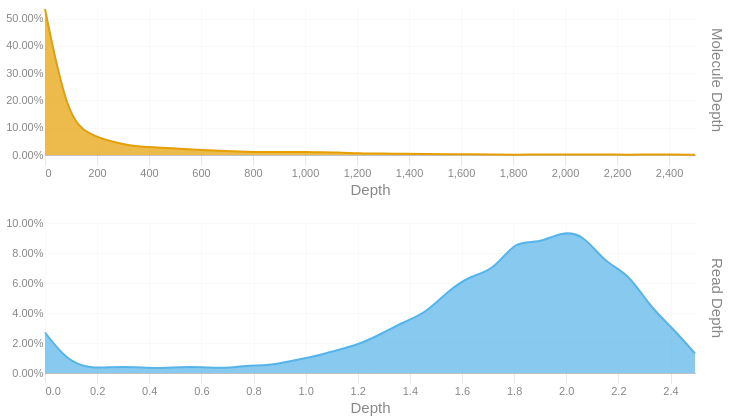

The code cell stored with this chart in its notebook:
### Code cell
readdep = depth_hist(tb['Read Depth'], q99, 3)
readdep = readdep.with_columns(pl.lit('Read Depth').alias('Metric'))
if not SKIPLR:
    moldep = depth_hist(tb['Molecule Depth'], mol_q99, 1)
    moldep = moldep.with_columns(pl.lit('Molecule Depth').alias('Metric'))
    _hist = pl.concat([readdep, moldep])
    _hist = _hist.filter(pl.col('Proportion') != 0)
    with SafeRender(_hist):
        (
            alt.Chart(_hist)        
            .mark_area(interpolate = "basis")
            .encode(
                x=alt.X('Bin:Q').scale(domainMin=0).axis(alt.Axis(title='Depth')),
                y = alt.Y('Proportion:Q', title = None).axis(format = '.2%'),
                color = alt.Color('Metric:N').legend(None),
                row = alt.Row("Metric:N").header(title = None, labelOrient = 'right'),
                tooltip = [
                    alt.Tooltip("Metric:N", title = "Metric"),
                    alt.Tooltip('Interval:N', title = "Depth Interval"),
                    alt.Tooltip('Proportion:Q', title = "% Alignments").format('.2%')
                ]
            )
            .resolve_scale(x='independent', y='independent')
            .properties(
                height = 150, width = 650,
                usermeta={'embedOptions': {'downloadFileName': f'{samplename}.depth.hist'}}
            )
        ).display()
else:
    readdep = readdep.filter(pl.col('Proportion') != 0)
    with SafeRender(readdep):
        (
            alt.Chart(readdep)        
            .mark_area(interpolate = "basis")
            .encode(
                x=alt.X('Bin:Q').scale(domainMin=0).axis(alt.Axis(title='Depth')),
                y = alt.Y('Proportion:Q', title = None).axis(format = '.2%'),
                tooltip = [
                    alt.Tooltip('Interval:N', title = "Depth Interval"),
                    alt.Tooltip('Proportion:Q', title = "% Alignments").format('.2%')
                ]
            )
            .properties(
                usermeta={'embedOptions': {'downloadFileName': f'{samplename}.depth.hist'}}
            )
        ).display()

### Figure 1 — Vega-Lite specification as saved in the notebook (floating-point values rounded to 4 significant figures)
{"width": 650, "height": 150, "config": {"title": {"anchor": "start", "dy": -15, "fontSize": 18, "color": "#888888", "subtitleColor": "#888888", "subtitleFontSize": 14}, "arc": {"fill": "#0072B2"}, "axis": {"domainColor": "#888888", "domainWidth": 0.5, "gridWidth": 0.2, "grid": false, "titleFontWeight": 400, "titleFontSize": 15, "labelFontSize": 11, "labelColor": "#888888", "tickColor": "#888888", "tickWidth": 0.2, "titleColor": "#888888"}, "axisBand": {"grid": false}, "axisX": {"grid": true, "tickSize": 10, "domainCap": "round"}, "axisY": {"domain": false, "grid": true, "tickSize": 0, "domainCap": "round"}, "background": "transparent", "header": {"labelFontSize": 15, "labelColor": "#888888", "titleFontSize": 15, "titleFontWeight": 600, "titleColor": "#888888"}, "legend": {"labelFont": "sans-serif", "labelFontSize": 12, "labelColor": "#888888", "symbolSize": 100, "symbolType": "circle", "titleFontSize": 12, "titlePadding": 10, "titleColor": "#888888", "title": null}, "range": {"category": ["#E69F00", "#56B4E9", "#009E73", "#F0E442", "#0072B2", "#D55E00", "#CC79A7", "#000000"], "diverging": ["#cfe8f3", "#a2d4ec", "#73bfe2", "#46abdb", "#1696d2", "#12719e"]}, "area": {"fill": "#0072B2", "fillOpacity": 0.7, "line": true, "strokeOpacity": 0.7}, "line": {"color": "#0072B2", "stroke": "#0072B2", "strokeWidth": 2}, "trail": {"color": "#0072B2", "stroke": "#0072B2", "strokeWidth": 0, "size": 1}, "point": {"filled": true, "fillOpacity": 1.0, "size": 95}, "text": {"color": "#888888", "fontSize": 11, "align": "right", "fontWeight": 400, "size": 11}, "bar": {"fill": "#0072B2", "stroke": null}, "view": {"stroke": null, "continuousWidth": 660, "continuousHeight": 400}}, "data": {"name": "data-5c17aea5acfe3b2bdf2ad648020495e3"}, "mark": {"type": "area", "interpolate": "basis"}, "encoding": {"color": {"field": "Metric", "legend": null, "type": "nominal"}, "row": {"field": "Metric", "header": {"title": null, "labelOrient": "right"}, "type": "nominal"}, "tooltip": [{"field": "Metric", "title": "Metric", "type": "nominal"}, {"field": "Interval", "title": "Depth Interval", "type": "nominal"}, {"field": "Proportion", "format": ".2%", "title": "% Alignments", "type": "quantitative"}], "x": {"axis": {"title": "Depth"}, "field": "Bin", "scale": {"domainMin": 0}, "type": "quantitative"}, "y": {"axis": {"format": ".2%"}, "field": "Proportion", "title": null, "type": "quantitative"}}, "resolve": {"scale": {"x": "independent", "y": "independent"}}, "usermeta": {"embedOptions": {"downloadFileName": "S5_StJohns_3472.depth.hist"}}, "$schema": "https://vega.github.io/schema/vega-lite/v6.1.0.json", "datasets": {"data-5c17aea5acfe3b2bdf2ad648020495e3": [{"Bin": 0.0, "Interval": "0.0-0.086", "Proportion": 0.027, "Metric": "Read Depth"}, {"Bin": 0.086, "Interval": "0.086-0.172", "Proportion": 0.008, "Metric": "Read Depth"}, {"Bin": 0.172, "Interval": "0.172-0.258", "Proportion": 0.003, "Metric": "Read Depth"}, {"Bin": 0.258, "Interval": "0.258-0.344", "Proportion": 0.004, "Metric": "Read Depth"}, {"Bin": 0.344, "Interval": "0.344-0.43", "Proportion": 0.004, "Metric": "Read Depth"}, {"Bin": 0.43, "Interval": "0.43-0.516", "Proportion": 0.003, "Metric": "Read Depth"}, {"Bin": 0.516, "Interval": "0.516-0.602", "Proportion": 0.004, "Metric": "Read Depth"}, {"Bin": 0.602, "Interval": "0.602-0.688", "Proportion": 0.004, "Metric": "Read Depth"}, {"Bin": 0.688, "Interval": "0.688-0.774", "Proportion": 0.003, "Metric": "Read Depth"}, {"Bin": 0.774, "Interval": "0.774-0.86", "Proportion": 0.005, "Metric": "Read Depth"}, {"Bin": 0.86, "Interval": "0.86-0.946", "Proportion": 0.005, "Metric": "Read Depth"}, {"Bin": 0.946, "Interval": "0.946-1.032", "Proportion": 0.008, "Metric": "Read Depth"}, {"Bin": 1.032, "Interval": "1.032-1.118", "Proportion": 0.011, "Metric": "Read Depth"}, {"Bin": 1.118, "Interval": "1.118-1.204", "Proportion": 0.015, "Metric": "Read Depth"}, {"Bin": 1.204, "Interval": "1.204-1.29", "Proportion": 0.019, "Metric": "Read Depth"}, {"Bin": 1.29, "Interval": "1.29-1.376", "Proportion": 0.026, "Metric": "Read Depth"}, {"Bin": 1.376, "Interval": "1.376-1.462", "Proportion": 0.034, "Metric": "Read Depth"}, {"Bin": 1.462, "Interval": "1.462-1.548", "Proportion": 0.04, "Metric": "Read Depth"}, {"Bin": 1.548, "Interval": "1.548-1.634", "Proportion": 0.055, "Metric": "Read Depth"}, {"Bin": 1.634, "Interval": "1.634-1.72", "Proportion": 0.065, "Metric": "Read Depth"}, {"Bin": 1.72, "Interval": "1.72-1.806", "Proportion": 0.068, "Metric": "Read Depth"}, {"Bin": 1.806, "Interval": "1.806-1.892", "Proportion": 0.089, "Metric": "Read Depth"}, {"Bin": 1.892, "Interval": "1.892-1.978", "Proportion": 0.086, "Metric": "Read Depth"}, {"Bin": 1.978, "Interval": "1.978-2.064", "Proportion": 0.094, "Metric": "Read Depth"}, {"Bin": 2.064, "Interval": "2.064-2.15", "Proportion": 0.093, "Metric": "Read Depth"}, {"Bin": 2.15, "Interval": "2.15-2.236", "Proportion": 0.073, "Metric": "Read Depth"}, {"Bin": 2.236, "Interval": "2.236-2.322", "Proportion": 0.067, "Metric": "Read Depth"}, {"Bin": 2.322, "Interval": "2.322-2.408", "Proportion": 0.044, "Metric": "Read Depth"}, {"Bin": 2.408, "Interval": "2.408-2.494", "Proportion": 0.03, "Metric": "Read Depth"}, {"Bin": 2.494, "Interval": "2.494-2.58", "Proportion": 0.013, "Metric": "Read Depth"}, {"Bin": 0.0, "Interval": "0.0-86.2", "Proportion": 0.535, "Metric": "Molecule Depth"}, {"Bin": 86.2, "Interval": "86.2-172.4", "Proportion": 0.134, "Metric": "Molecule Depth"}, {"Bin": 172.4, "Interval": "172.4-258.6", "Proportion": 0.073, "Metric": "Molecule Depth"}, {"Bin": 258.6, "Interval": "258.6-344.8", "Proportion": 0.048, "Metric": "Molecule Depth"}, {"Bin": 344.8, "Interval": "344.8-431.0", "Proportion": 0.03, "Metric": "Molecule Depth"}, {"Bin": 431.0, "Interval": "431.0-517.2", "Proportion": 0.028, "Metric": "Molecule Depth"}, {"Bin": 517.2, "Interval": "517.2-603.4", "Proportion": 0.023, "Metric": "Molecule Depth"}, {"Bin": 603.4, "Interval": "603.4-689.6", "Proportion": 0.018, "Metric": "Molecule Depth"}, {"Bin": 689.6, "Interval": "689.6-775.8", "Proportion": 0.014, "Metric": "Molecule Depth"}, {"Bin": 775.8, "Interval": "775.8-862.0", "Proportion": 0.012, "Metric": "Molecule Depth"}, {"Bin": 862.0, "Interval": "862.0-948.2", "Proportion": 0.01, "Metric": "Molecule Depth"}, {"Bin": 948.2, "Interval": "948.2-1034.4", "Proportion": 0.012, "Metric": "Molecule Depth"}, {"Bin": 1034.0, "Interval": "1034.4-1120.6", "Proportion": 0.01, "Metric": "Molecule Depth"}, {"Bin": 1121.0, "Interval": "1120.6-1206.7", "Proportion": 0.01, "Metric": "Molecule Depth"}, {"Bin": 1207.0, "Interval": "1206.7-1292.9", "Proportion": 0.006, "Metric": "Molecule Depth"}, {"Bin": 1293.0, "Interval": "1292.9-1379.1", "Proportion": 0.005, "Metric": "Molecule Depth"}, {"Bin": 1379.0, "Interval": "1379.1-1465.3", "Proportion": 0.005, "Metric": "Molecule Depth"}, {"Bin": 1465.0, "Interval": "1465.3-1551.5", "Proportion": 0.004, "Metric": "Molecule Depth"}, {"Bin": 1552.0, "Interval": "1551.5-1637.7", "Proportion": 0.003, "Metric": "Molecule Depth"}, {"Bin": 1638.0, "Interval": "1637.7-1723.9", "Proportion": 0.003, "Metric": "Molecule Depth"}, {"Bin": 1724.0, "Interval": "1723.9-1810.1", "Proportion": 0.002, "Metric": "Molecule Depth"}, {"Bin": 1810.0, "Interval": "1810.1-1896.3", "Proportion": 0.001, "Metric": "Molecule Depth"}, {"Bin": 1896.0, "Interval": "1896.3-1982.5", "Proportion": 0.002, "Metric": "Molecule Depth"}, {"Bin": 1982.0, "Interval": "1982.5-2068.7", "Proportion": 0.002, "Metric": "Molecule Depth"}, {"Bin": 2069.0, "Interval": "2068.7-2154.9", "Proportion": 0.002, "Metric": "Molecule Depth"}, {"Bin": 2155.0, "Interval": "2154.9-2241.1", "Proportion": 0.002, "Metric": "Molecule Depth"}, {"Bin": 2241.0, "Interval": "2241.1-2327.3", "Proportion": 0.001, "Metric": "Molecule Depth"}, {"Bin": 2327.0, "Interval": "2327.3-2413.5", "Proportion": 0.002, "Metric": "Molecule Depth"}, {"Bin": 2414.0, "Interval": "2413.5-2499.7", "Proportion": 0.002, "Metric": "Molecule Depth"}, {"Bin": 2500.0, "Interval": "2499.7-2585.89", "Proportion": 0.001, "Metric": "Molecule Depth"}]}}
